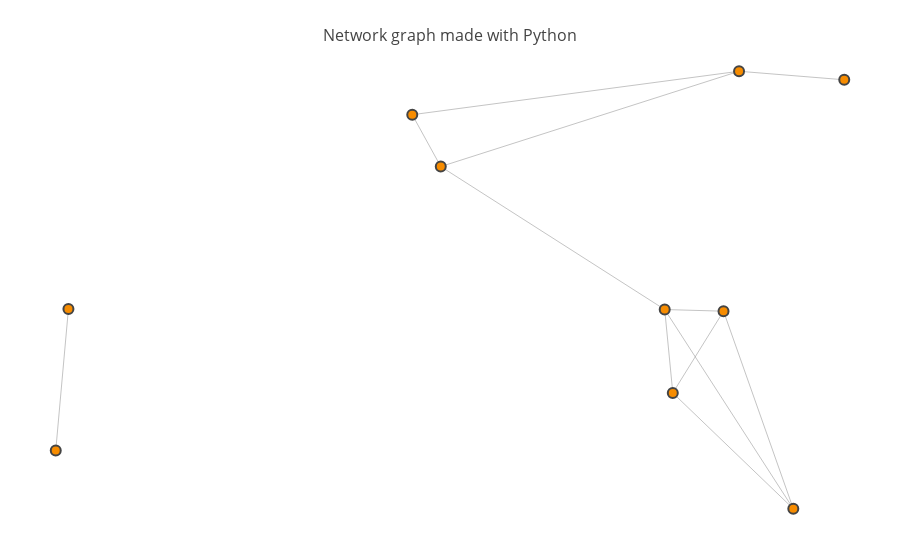

Notebook cell for this chart:
### Markdown cell above
### Map Basics

### Code cell
# Map Basics
# Loads & Visualizes Map_10
map_10 = load_map_10() #assigns oad_map_10() to variable map_10
show_map(map_10) #Shows a disconnected network of 10 intersections.

### Figure 1 — Plotly figure (JSON) as saved in the notebook; plotly's stock layout.template omitted (floating-point values rounded to 4 significant figures)
{"data": [{"hoverinfo": "none", "line": {"color": "#888", "width": 0.5}, "mode": "lines", "type": "scatter", "x": [0.7799, 0.4625, null, 0.7799, 0.882, null, 0.7799, 0.4902, null, 0.7648, 0.8326, null, 0.7648, 0.7077, null, 0.7648, 0.7155, null, 0.7155, 0.8326, null, 0.7155, 0.7077, null, 0.7077, 0.4902, null, 0.7077, 0.8326, null, 0.4902, 0.4625, null, 0.1162, 0.1285, null], "y": [0.6923, 0.6258, null, 0.6923, 0.6792, null, 0.6923, 0.5465, null, 0.3253, 0.02311, null, 0.3253, 0.3278, null, 0.3253, 0.2003, null, 0.2003, 0.02311, null, 0.2003, 0.3278, null, 0.3278, 0.5465, null, 0.3278, 0.02311, null, 0.5465, 0.6258, null, 0.1124, 0.3286, null]}, {"hoverinfo": "text", "marker": {"color": [0, 0, 0, 0, 0, 0, 0, 0, 0, 0], "colorbar": {"thickness": 15, "title": "Node Connections", "titleside": "right", "xanchor": "left"}, "colorscale": "Hot", "line": {"width": 2}, "reversescale": true, "showscale": false, "size": 10}, "mode": "markers", "text": ["Intersection 0", "Intersection 1", "Intersection 2", "Intersection 3", "Intersection 4", "Intersection 5", "Intersection 6", "Intersection 7", "Intersection 8", "Intersection 9"], "type": "scatter", "x": [0.7799, 0.7648, 0.7155, 0.7077, 0.8326, 0.4902, 0.882, 0.4625, 0.1162, 0.1285], "y": [0.6923, 0.3253, 0.2003, 0.3278, 0.02311, 0.5465, 0.6792, 0.6258, 0.1124, 0.3286]}], "layout": {"hovermode": "closest", "margin": {"b": 20, "l": 5, "r": 5, "t": 40}, "showlegend": false, "title": "<br>Network graph made with Python", "titlefont": {"size": 16}, "xaxis": {"showgrid": false, "showticklabels": false, "zeroline": false}, "yaxis": {"showgrid": false, "showticklabels": false, "zeroline": false}}}
